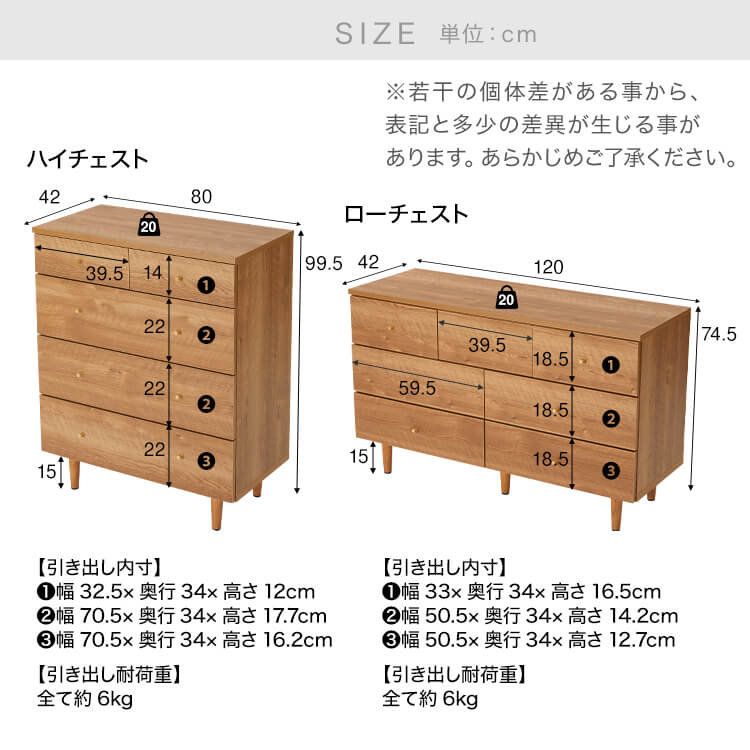
#> input picture catalog_scripts/_lowya/img/22580_specificationimages_f58aff266f4d27b0ec80.jpg, 750 x 750 px
$ python _grid.py img/22580_specificationimages_f58aff266f4d27b0ec80.jpg out.png
#> lines starting #> are read from the running program, lines starting #| are printed output that depends on the picture
# -*- coding: utf-8 -*-
import sys
from PIL import Image, ImageDraw
f = sys.argv[1]
im = Image.open(f).convert('RGB')
#> im is the input picture: PIL image 750x750 RGB; mean R, G, B 225.9, 214.8, 205.3
d = ImageDraw.Draw(im)
W, H = im.size
#> W = 750; H = 750
for x in range(0, W, 50):
    d.line([(x, 0), (x, H)], fill=(255, 0, 0)); d.text((x + 2, 2), str(x), fill=(255, 0, 0))
for y in range(0, H, 50):
    d.line([(0, y), (W, y)], fill=(0, 0, 255)); d.text((2, y + 2), str(y), fill=(0, 0, 255))
im.save(sys.argv[2])
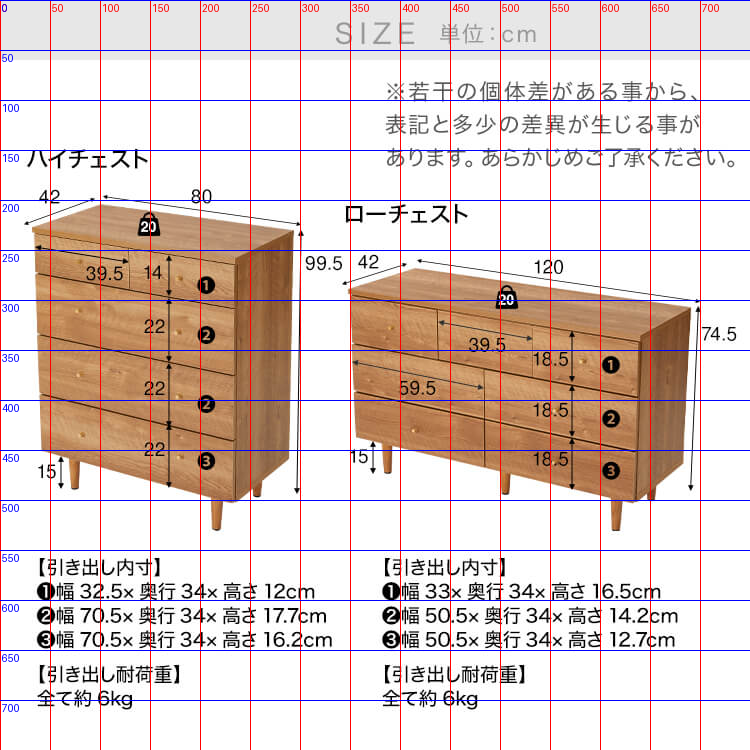
#> saved as out.png: PIL image 750x750 RGB; mean R, G, B 221.6, 205.6, 202
print(f, im.size)
#| img/22580_specificationimages_f58aff266f4d27b0ec80.jpg (750, 750)

$ run again, on catalog_scripts/_lowya/img/28643_specificationimages_e3faa3b9b072e55109c5.jpg
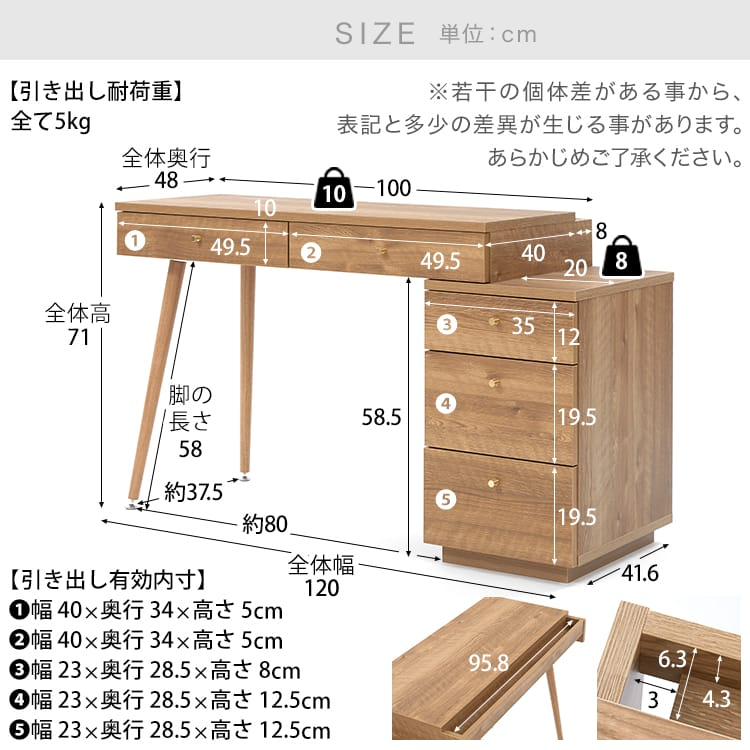
#> input picture catalog_scripts/_lowya/img/28643_specificationimages_e3faa3b9b072e55109c5.jpg, 750 x 750 px
#> im is the input picture: PIL image 750x750 RGB; mean R, G, B 223.5, 214.3, 206.1
#> `im.save(sys.argv[2])`:
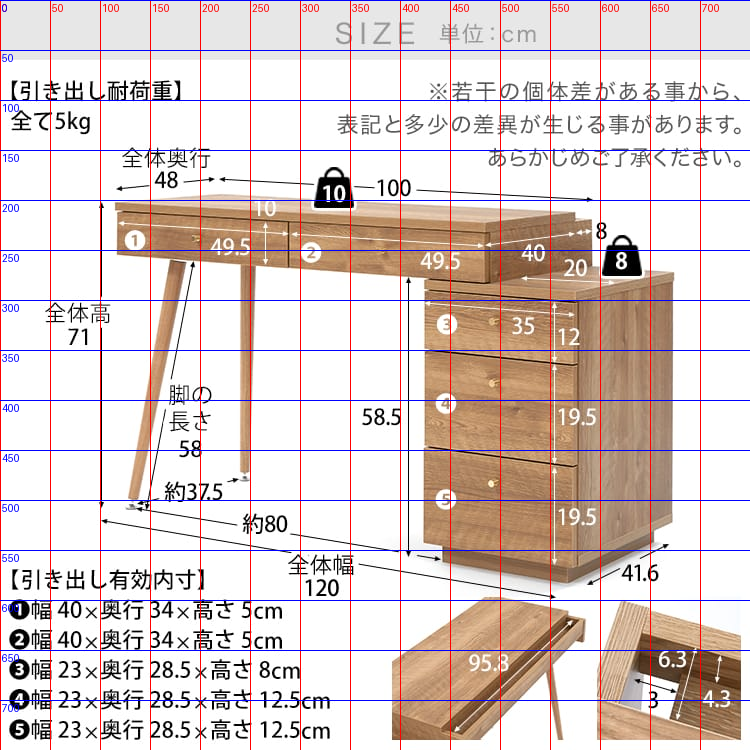
#> saved as out.png: PIL image 750x750 RGB; mean R, G, B 219.3, 205.2, 202.8
#| img/28643_specificationimages_e3faa3b9b072e55109c5.jpg (750, 750)
